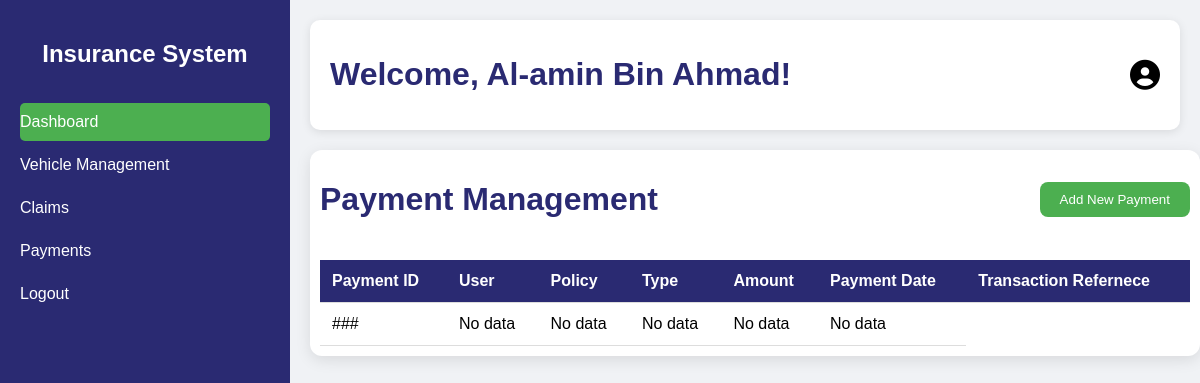
Page /view-payments/ (signed in) on the earlier database version.
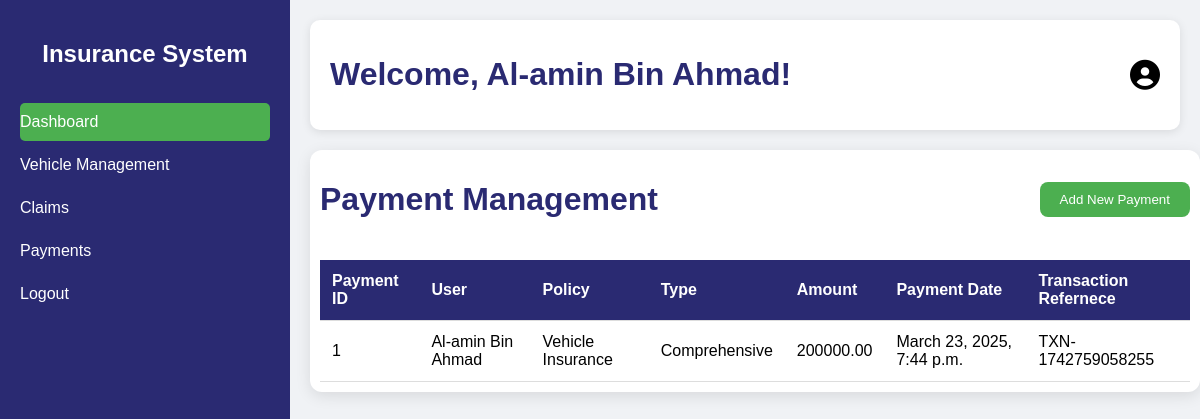
Same page on the later database version.
### CIApp/models.py (models this page shows, shortened)
class Payment(models.Model):
    user = models.ForeignKey(User, on_delete=models.CASCADE)
    policy = models.ForeignKey(InsurancePolicy, on_delete=models.CASCADE)
    amount = models.DecimalField(max_digits=10, decimal_places=2)
    payment_date = models.DateTimeField(auto_now_add=True)
    transaction_reference = models.CharField(max_length=100, unique=True)

class InsurancePolicy(models.Model):
    POLICY_TYPES = [
        ('third-party', 'Third-Party'),
        ('comprehensive', 'Comprehensive'),
    ]
    policy_name = models.CharField(max_length=100)
    policy_type = models.CharField(max_length=20, choices=POLICY_TYPES)
    coverage_details = models.TextField()
    premium_amount = models.DecimalField(max_digits=10, decimal_places=2)
    duration_months = models.PositiveIntegerField()  # Policy duration in months

### CIApp/views.py (the view)
# urls.py: path('view-payments/', views.view_payments, name="view-payments"),
@login_required(login_url='/login')
def view_payments(request):
    current_user = request.user
    user_payments = Payment.objects.filter(user=current_user)
    all_payments = Payment.objects.all()
    context = {
        "user": current_user,
        "user_payments": user_payments,
        "all_payments": all_payments
    }
    return render(request, 'view-payments.html', context)

### templates/view-payments.html (shortened to what this page needs)
{% extends "base.html" %}
{% load static %}
{% block Css %}
<link rel="stylesheet" href="{% static 'css/policy-management.css' %}">
{% endblock %}
{% block content %}
<div class="policy-container">
    <header>
        <h1>Payment Management</h1>
        <a href="/payment/"><button class="btn-add">Add New Payment</button></a>
    </header>
    <table>
        <thead>
            <tr>
                <th>Payment ID</th>
                <th>User</th>
                <th>Policy</th>
                <th>Type</th>
                <th>Amount</th>
                <th>Payment Date</th>
                <th>Transaction Refernece</th>
            </tr>
        </thead>
        {% if user.is_superuser %}
        <tbody>
            {% if all_payments %}
            {% for payment in all_payments %}
            <tr>
                <td>{{payment.id}}</td>
                <td>{{payment.user.first_name}}</td>
                <td>{{payment.policy.policy_name}}</td>
                <td>{{payment.policy.policy_type}}</td>
                <td>{{payment.amount}}</td>
                <td>{{payment.payment_date}}</td>
                <td>{{payment.transaction_reference}}</td>
            </tr>
            {% endfor %}
            {% else %}
            <tr>
                <td>###</td>
                <td>No data</td>
                <td>No data</td>
                <td>No data</td>
                <td>No data</td>
                <td>No data</td>
            </tr>
            {% endif %}
        </tbody>
        {% else %}
        <tbody>
            {% if user_payments %}
            {% for payment in user_payments %}
            <tr>
                <td>{{payment.id}}</td>
                <td>{{payment.user.first_name}}</td>
                <td>{{payment.policy.policy_name}}</td>
                <td>{{payment.policy.policy_type}}</td>
                <td>{{payment.amount}}</td>
                <td>{{payment.payment_date}}</td>
                <td>{{payment.transaction_reference}}</td>
            </tr>
            {% endfor %}
            {% else %}
            <tr>
                <td>###</td>
                <td>No data</td>
                <td>No data</td>
                <td>No data</td>
                <td>No data</td>
                <td>No data</td>
            </tr>
            {% endif %}
        </tbody>
        {% endif %}
    </table>
</div>
{% endblock %}

Differences in the rows shown:
added Payment: id "1", user.first_name "Al-amin Bin Ahmad", policy.policy_name "Vehicle Insurance", policy.policy_type "Comprehensive", amount "200000.00", payment_date "March 23, 2025, 7:44 p.m.", transaction_reference "TXN-1742759058255"
Other differences:
text no longer shown: "### No data No data No data No data No data"
